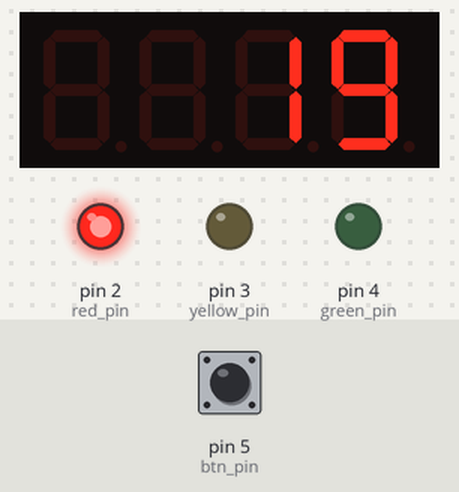
This sketch was run on a simulated Arduino Mega 2560, built with avr-gcc and run on an emulated ATmega2560. Parts: 4-digit seven-segment display, output pins drawn as LEDs (lit = HIGH). Inputs (shaded band) come from the test bench; at power-on: pin 5 (btn_pin) LOW.

Above: at 1.6 s.
1.7 s: pin 5 (btn_pin) pulled HIGH for 0.15 s
At 3.0 s:
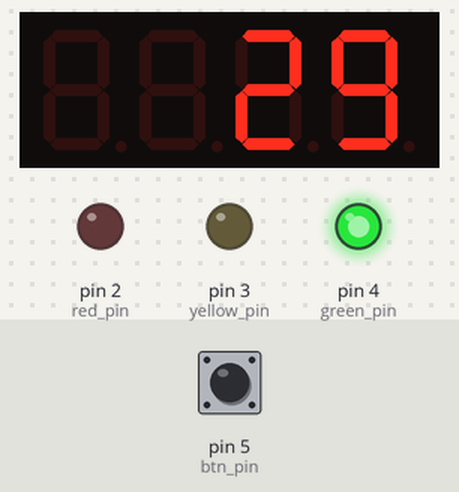
At 31.6 s:
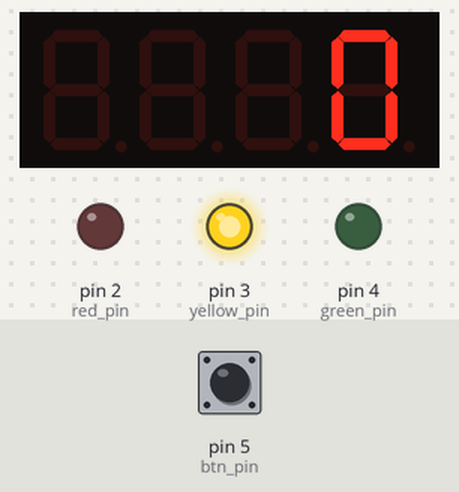
Timing chart, 0 to 33.1 s (numbered marks = the images above; inputs shaded):
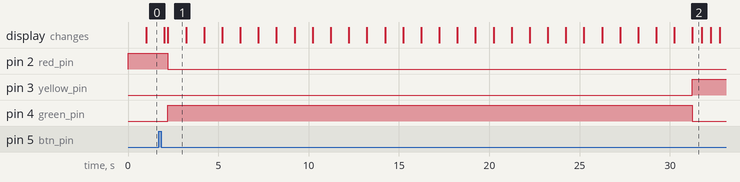

The sketch:

sketch_jan27a.ino
```cpp
#include <pt.h>
#include <SevSeg.h>

static bool emergency_on = false;
static bool is_timer_off = false;
static bool red_on = false;
static bool is_timer_ended = false;
static bool is_written = false;
static bool emergency_timer_started = false;

static const int RED_TIME = 20000; // In mseconds
static const int REDYELLOW_TIME = 2000; // In mseconds
static const int YELLOW_TIME = 5000; // In mseconds
static const int GREEN_TIME = 30000; // In mseconds

struct timer {int start, interval;};
static int timer_expired(struct timer *t);
static void timer_set(struct timer *t, int msecs);

static struct pt traffic_pt, segment_pt, emergency_pt;

static const int red_pin = 2;
static const int yellow_pin = 3;
static const int green_pin = 4;
static const int btn_pin = 5;

static bool get_emergency_timer_started()
{
  return emergency_timer_started;
}

static bool set_emergency_timer_started(bool new_state)
{
  emergency_timer_started = new_state;
}

static bool emergency_triggered()
{
  return emergency_on;
}

static void set_emergency_triggered(bool new_state)
{
  emergency_on = new_state;
}

static bool can_proceed()
{
  return is_written;
}

static void set_can_proceed(bool new_status)
{
  is_written = new_status;
}

static bool timer_off()
{
  return is_timer_off;
}

static void set_timer_off(bool new_status)
{
  is_timer_off = new_status;
}

static const byte numberofDigits = 4;

// Pins for decimal point and each segment
// A, B, C, D, E, F, G, DP
byte segmentPins[] = { 39, 25, 37, 33, 31, 41, 29, 35 };
// Digits 1, 2, 3, 4
byte digitPins[] = { 45, 47, 49, 51 };
bool resistorsOnSegments = true;
byte hardwareConfig = NP_COMMON_ANODE;

SevSeg sevseg;

static PT_THREAD(traffic_thread(struct pt *pt))
{
  PT_BEGIN(pt);

  while(1) {

    if (!red_on) {
      // Will be here to optimize delay
      digitalWrite(yellow_pin, LOW);
      set_timer_off(false);
      digitalWrite(red_pin, HIGH);
      PT_WAIT_UNTIL(pt, timer_off() || emergency_triggered());

      if(emergency_triggered()) {
        PT_WAIT_UNTIL(pt, get_emergency_timer_started());

        digitalWrite(red_pin, LOW);
        digitalWrite(green_pin, HIGH);
        set_emergency_timer_started(false);
        PT_WAIT_UNTIL(pt, timer_off());
        digitalWrite(green_pin, LOW);
      }

      set_timer_off(false);

      digitalWrite(yellow_pin, HIGH);
      PT_WAIT_UNTIL(pt, timer_off());

      set_timer_off(false);
    }  else {
      // Will be here to optimize the delay before greens go ON
      digitalWrite(red_pin, LOW);
      digitalWrite(yellow_pin, LOW);

      digitalWrite(green_pin, HIGH);
      PT_WAIT_UNTIL(pt, timer_off());

      if(emergency_triggered()) {
        PT_WAIT_UNTIL(pt, get_emergency_timer_started());
        set_timer_off(false);
        digitalWrite(green_pin, HIGH);
        set_emergency_timer_started(false);
        PT_WAIT_UNTIL(pt, timer_off());
      }

      digitalWrite(green_pin, LOW);
      set_timer_off(false);

      digitalWrite(yellow_pin, HIGH);
      PT_WAIT_UNTIL(pt, timer_off());
    }

    PT_WAIT_UNTIL(pt, !can_proceed());
    red_on = !red_on;

    set_can_proceed(true);
  }

  PT_END(pt);
}

static PT_THREAD(segment_thread(struct pt *pt))
{
  static unsigned long timestamp = 0;
  static int i = 0;
  static int time_to_wait = RED_TIME / 1000;
  static int time_to_wait_change = REDYELLOW_TIME / 1000;

  PT_BEGIN(pt);

  while(1) {

    for(i = time_to_wait; i > 0; i--)
    {
      sevseg.setNumber(i);
      PT_WAIT_UNTIL(pt, millis() - timestamp > 1000 || emergency_triggered());

      if(emergency_triggered()) {
        time_to_wait = GREEN_TIME / 1000;
        i = time_to_wait;
        // To simulate real-life situation (lights are not changed immidiatly,
        // thus, drivers have chance to use breaks or pass through) a small delay (~200 ms)
        // will be added
        timestamp = millis(); // take a new timestamp
        PT_WAIT_UNTIL(pt, millis() - timestamp > 200);
        set_emergency_timer_started(true);
        if(red_on)
          set_timer_off(true);

        PT_WAIT_UNTIL(pt, !get_emergency_timer_started());
        set_emergency_triggered(false);
      }

      timestamp = millis(); // take a new timestamp
    }

    set_timer_off(true);

    PT_WAIT_UNTIL(pt, !timer_off());

    for(i = time_to_wait_change; i > 0; i = i - 1)
    {
      sevseg.setNumber(0);
      PT_WAIT_UNTIL(pt, millis() - timestamp > 500);
      timestamp = millis(); // take a new timestamp
      sevseg.blank();
      PT_WAIT_UNTIL(pt, millis() - timestamp > 500);
      timestamp = millis(); // take a new timestamp
    }

    set_timer_off(true);

    PT_WAIT_UNTIL(pt, can_proceed());

    time_to_wait = (red_on ? GREEN_TIME : RED_TIME) / 1000;
    time_to_wait_change = (red_on ? YELLOW_TIME : REDYELLOW_TIME) / 1000;

    set_can_proceed(false);
  }

  PT_END(pt);
}

static PT_THREAD(emergency_thread(struct pt *pt))
{
  static unsigned long timestamp = 0;
  static int btn_state = LOW;
  static int i = 0;
  static int time_to_wait = GREEN_TIME / 1000;

  PT_BEGIN(pt);

  while(1) {
    btn_state = digitalRead(btn_pin);
    PT_WAIT_UNTIL(pt, millis() - timestamp > 200);
    timestamp = millis();

    if (btn_state == HIGH) {
      btn_state = digitalRead(btn_pin);
      if (btn_state == LOW)
        set_emergency_triggered(true);
    }

    PT_WAIT_UNTIL(pt, !emergency_triggered());
  }

  PT_END(pt);
}

void setup() {
  // put your setup code here, to run once:
  pinMode(red_pin, OUTPUT);
  pinMode(yellow_pin, OUTPUT);
  pinMode(green_pin, OUTPUT);
  pinMode(btn_pin, INPUT);

  sevseg.begin(hardwareConfig, numberofDigits, digitPins, segmentPins, resistorsOnSegments, false, false, true );
  sevseg.setBrightness(30);

  PT_INIT(&traffic_pt);
  PT_INIT(&segment_pt);
  PT_INIT(&emergency_pt);
}

void loop() {
  // put your main code here, to run repeatedly:
  traffic_thread(&traffic_pt);
  segment_thread(&segment_pt);
  sevseg.refreshDisplay();
  emergency_thread(&emergency_pt);
}
```

Measured:
- after the input at 1.7 s, pin 2 (red_pin): HIGH → LOW after 0.51 s instead of 20.3 s; pin 4 (green_pin): LOW → HIGH after 0.51 s instead of 20.3 s
- what the display in image 2 shows lasts 0.5 s, from 31.2 s to 31.7 s
